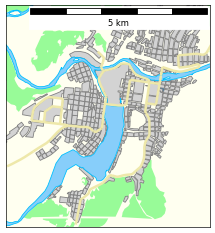

Source code (Python):
import matplotlib.pyplot as plt
from matplotlib_scalebar.scalebar import ScaleBar
from osmnx import features_from_place
from geopandas import GeoSeries
from shapely import Point

fig, ax = plt.subplots()
ax.xaxis.set_visible(False)
ax.yaxis.set_visible(False)
ax.set_facecolor("ivory")
ax.set_xlim(58.12, 58.20)
ax.set_ylim(54.90, 54.95)

place = "Ust-Katav"
water_gdf = features_from_place(place, tags={"natural": "water"})
forest_gdf = features_from_place(place, {"natural": ["wood", "tree", "tree_row"]})
landuse_gdf = features_from_place(place, tags={"landuse": True})
highway_gdf = features_from_place(place, tags={"highway": ["secondary", "tertiary"]})

forest_gdf.plot(ax=ax, facecolor="palegreen")
landuse_gdf.plot(ax=ax, facecolor="lightgray", edgecolor="gray")
water_gdf.plot(ax=ax, facecolor="lightskyblue", edgecolor="deepskyblue")
highway_gdf.plot(ax=ax, color="palegoldenrod", linewidth=3)

points = GeoSeries([Point(58.12, 54.90), Point(59.12, 54.90)], crs=4326).to_crs(32619)

scalebar = ScaleBar(
    dx=points[0].distance(points[1]),
    bar_style="geography",
    length_fraction=1,
    width_fraction=0.03,
)
ax.add_artist(scalebar)
fig.savefig("bar_style_geography.png", dpi=60, bbox_inches="tight")
